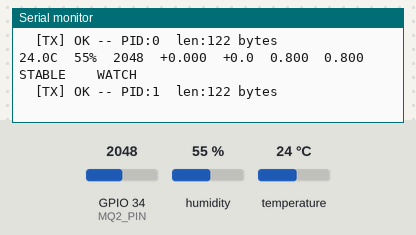
Recording of a sketch running on a simulated ESP32. Shown: the last lines printed to the serial monitor. Inputs (shaded band) come from the test bench; at power-on: GPIO 34 (MQ2_PIN) = 2048, humidity 55 %, temperature 24 °C. No radio packets arrive unless stated.

Above: at 13.9 s.
14.0 s: GPIO 34 (MQ2_PIN) set to 1228
At 16.6 s:
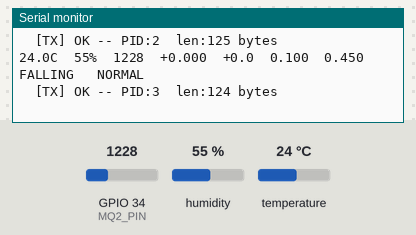
17.2 s: GPIO 34 (MQ2_PIN) set to 2040
At 19.2 s:
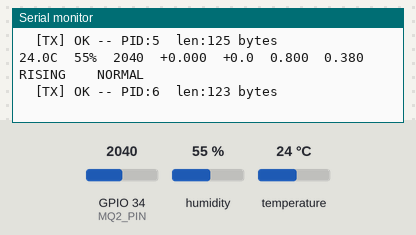
20.2 s: humidity set to 22 %
At 21.5 s:
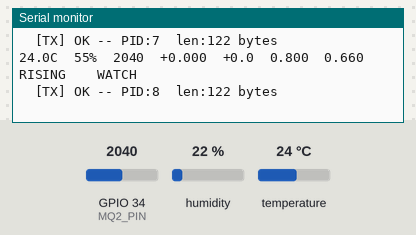
21.7 s: temperature set to 12 °C
At 23.1 s:
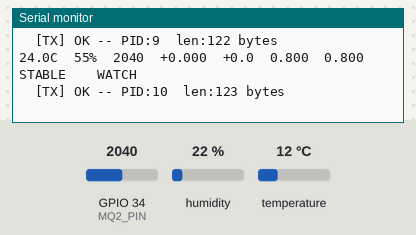
23.2 s: humidity set to 40 %
At 24.6 s:
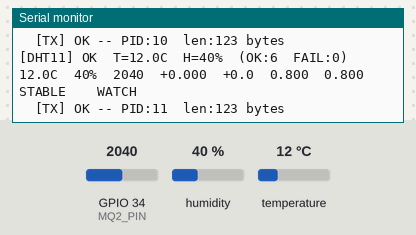
Timing chart, 0 to 25.7 s (numbered marks = the images above; inputs shaded):
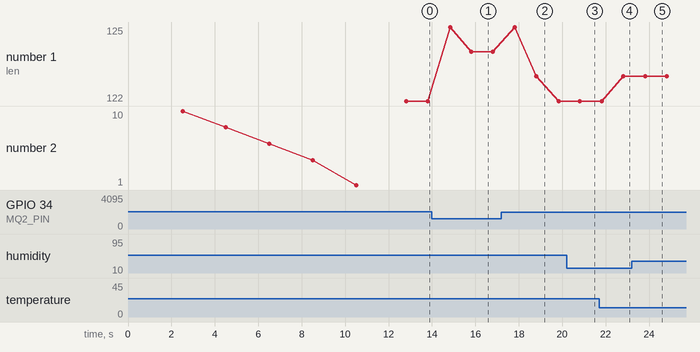

Measured:
- after the input at 14.0 s, the serial monitor: prints a new line after 0.77 s (image 1)
- after the input at 17.2 s, the serial monitor: prints a new line after 0.55 s (image 2)
- after the input at 23.2 s, the serial monitor: prints a new line after 0.57 s (image 5)
- plotted number 1: 122 → 124 after the input at 14.0 s, 124 → 122 after the input at 17.2 s

The sketch:

PyroWatch_NodeA.ino
```cpp
/*
  ============================================================
  PYROWATCH  --  NODE A
  ESP32 + DHT11 + MQ-2 + SX1278 RA-02 LoRa
  ============================================================
  Sketch folder (2 files):
    PyroWatch_NodeA.ino   <- this file
    model_data.h          <- empty placeholder (not used in heuristic mode)

  LIBRARIES  (Arduino IDE -> Tools -> Manage Libraries):
    1. DHT sensor library       by Adafruit
    2. Adafruit Unified Sensor  by Adafruit
    3. LoRa                     by Sandeep Mistry

  BOARD SETTINGS:
    Board            : ESP32 Dev Module
    Partition Scheme : Default 4MB with spiffs
    Upload Speed     : 921600
    CPU Frequency    : 240MHz

  WIRING:
    RA-02 VCC  -> 3.3V   (NEVER 5V!)     DHT11 S -> GPIO 4
    RA-02 GND  -> GND                    DHT11 + -> 5V (VIN)
    RA-02 SCK  -> GPIO 18                DHT11 - -> GND
    RA-02 MISO -> GPIO 19
    RA-02 MOSI -> GPIO 23    MQ-2 AOUT -> GPIO 34
    RA-02 NSS  -> GPIO 5     MQ-2 VCC  -> 5V (VIN)
    RA-02 RST  -> GPIO 14    MQ-2 GND  -> GND
    RA-02 DIO0 -> GPIO 26
    RA-02 ANT  -> 17.3 cm wire soldered to ANT pad (REQUIRED)
  ============================================================
*/

#include <SPI.h>
#include <LoRa.h>
#include <DHT.h>

// ============================================================
//  CONFIGURATION -- edit only this section
// ============================================================
#define NODE_ID           0          // Unique ID for this node

#define DHT_PIN           4
#define DHT_TYPE          DHT11

#define MQ2_PIN           34
#define MQ2_WARMUP_MS     10000UL    // 10s for testing | use 120000UL for production

#define LORA_SS           5
#define LORA_RST          14
#define LORA_DIO0         26
#define LORA_FREQ         433E6      // 433 MHz -- must match Node B exactly
#define LORA_SF           10
#define LORA_BW           125E3
#define LORA_CR           5
#define LORA_TX_POWER     17         // dBm

#define FIRE_THRESHOLD    0.75f
#define WATCH_THRESHOLD   0.50f
#define WINDOW_SIZE       5
#define LOOP_INTERVAL_MS  1000UL     // 1 Hz transmit rate

// ============================================================
//  GLOBALS
// ============================================================
DHT dht(DHT_PIN, DHT_TYPE);

static bool loraReady = false;

// Rolling probability smoothing window
static float        probWin[WINDOW_SIZE] = {0};
static int          winIdx    = 0;
static int          winFilled = 0;

// Sensor state (for rate-of-change)
static float         prevTemp  = NAN;
static float         prevHum   = NAN;
static float         prevMQ2   = 0.0f;
static unsigned long prevTime  = 0;
static unsigned long lastDhtMs = 0;   // DHT11 requires >= 2000ms between reads

// Packet counter and diagnostic counters
static uint32_t pktId        = 0;
static uint32_t dhtOkCount   = 0;
static uint32_t dhtFailCount = 0;

// ============================================================
//  FORWARD DECLARATIONS
// ============================================================
void   initLoRa();
bool   readSensors(float &t, float &h, float &m);
void   computeRates(float t, float m, unsigned long now, float &dT, float &dM);
float  doSmooth(float p);
String getTrend();
String getDecision(float sp);
void   txLoRa(float t, float h, float m, float dT, float dM,
              float rp, float sp, const String &tr, const String &st);
void   debugPrint(float t, float h, float m, float dT, float dM,
                  float rp, float sp, const String &tr, const String &st);

// ============================================================
//  SETUP
// ============================================================
void setup() {
  Serial.begin(115200);
  delay(500);

  Serial.println(F("\n================================================"));
  Serial.println(F("  PYROWATCH NODE A  --  STARTING"));
  Serial.println(F("  Heuristic Fire Detection + LoRa TX"));
  Serial.println(F("================================================"));

  // DHT11 stabilisation
  Serial.println(F("[DHT11] Stabilising 2 s..."));
  delay(2000);
  dht.begin();
  Serial.println(F("[DHT11] Ready."));

  // MQ-2 warm-up
  Serial.printf("[MQ-2] Warming up %lu s...\n", MQ2_WARMUP_MS / 1000UL);
  unsigned long ws = millis();
  while (millis() - ws < MQ2_WARMUP_MS) {
    unsigned long rem = (MQ2_WARMUP_MS - (millis() - ws)) / 1000UL;
    Serial.printf("[MQ-2]  %lu s remaining\r", rem);
    delay(2000);
  }
  Serial.println(F("\n[MQ-2] Warm-up done."));

  // LoRa
  initLoRa();

  // Seed previous readings
  float t, h, m;
  readSensors(t, h, m);
  prevTemp = t;
  prevMQ2  = m;
  prevTime = millis();

  // Ready banner
  Serial.println(F("\n[SYSTEM] Running.\n"));
  if (!loraReady) {
    Serial.println(F("[WARN] LoRa NOT ready -- packets will NOT be transmitted!"));
    Serial.println(F("       Check: VCC->3.3V | SCK->18 | MISO->19 | MOSI->23"));
    Serial.println(F("             NSS->5 | RST->14 | DIO0->26 | Antenna attached?"));
  }
  Serial.println(F("[INFO] Mode: Heuristic (prob=0.8 if MQ2>1500 or Temp>45, else 0.1)"));
  Serial.println();
  Serial.println(F("Temp   Hum   MQ2    dT/dt   dM/dt   RawP   SmP    Trend     Status"));
  Serial.println(F("---------------------------------------------------------------------"));
}

// ============================================================
//  LOOP  --  1 Hz
// ============================================================
void loop() {
  unsigned long now = millis();

  // 1. Read sensors
  float t, h, m;
  readSensors(t, h, m);

  // 2. Rate of change
  float dT, dM;
  computeRates(t, m, now, dT, dM);

  // 3. Heuristic fire probability
  float rawProb = (m > 1500.0f || t > 45.0f) ? 0.8f : 0.1f;

  // 4. Smooth + decide
  float  sp = doSmooth(rawProb);
  String tr = getTrend();
  String st = getDecision(sp);

  // 5. Output
  debugPrint(t, h, m, dT, dM, rawProb, sp, tr, st);
  txLoRa(t, h, m, dT, dM, rawProb, sp, tr, st);

  // 6. Update state
  prevTemp = t;
  prevMQ2  = m;
  prevTime = now;
  pktId++;

  // 7. Pace to 1 Hz
  unsigned long elapsed = millis() - now;
  if (elapsed < LOOP_INTERVAL_MS) delay(LOOP_INTERVAL_MS - elapsed);
}

// ============================================================
//  initLoRa
// ============================================================
void initLoRa() {
  Serial.println(F("[LoRa] Initialising SX1278 / RA-02..."));

  // Hardware reset sequence
  pinMode(LORA_RST, OUTPUT);
  digitalWrite(LORA_RST, LOW);  delay(20);
  digitalWrite(LORA_RST, HIGH); delay(150);

  LoRa.setPins(LORA_SS, LORA_RST, LORA_DIO0);

  bool ok = false;
  for (int i = 1; i <= 5 && !ok; i++) {
    Serial.printf("[LoRa] Attempt %d/5...\n", i);
    if (LoRa.begin(LORA_FREQ)) {
      ok = true;
    } else {
      digitalWrite(LORA_RST, LOW);  delay(20);
      digitalWrite(LORA_RST, HIGH); delay(200);
    }
  }

  if (!ok) {
    loraReady = false;
    Serial.println(F("[LoRa] FAILED -- TX will be skipped every loop."));
    Serial.println(F("       Check: VCC->3.3V | SPI wiring | Antenna attached"));
    return;
  }

  LoRa.setSpreadingFactor(LORA_SF);
  LoRa.setSignalBandwidth(LORA_BW);
  LoRa.setCodingRate4(LORA_CR);
  LoRa.setTxPower(LORA_TX_POWER);
  LoRa.enableCrc();
  // Node A is TX only -- no LoRa.receive() needed here

  loraReady = true;
  Serial.printf("[LoRa] OK -- %.0f MHz | SF%d | BW %.0f kHz | CR 4/%d | %d dBm\n",
    LORA_FREQ / 1e6, LORA_SF, LORA_BW / 1e3, LORA_CR, LORA_TX_POWER);
}

// ============================================================
//  readSensors
//  DHT11 minimum read interval: 2000 ms
//  Falls back to last valid reading on failure
// ============================================================
bool readSensors(float &t, float &h, float &m) {
  unsigned long now = millis();

  if (now - lastDhtMs >= 2000UL) {
    lastDhtMs = now;

    float rawT = dht.readTemperature();
    float rawH = dht.readHumidity();

    bool valid = !isnan(rawT) && !isnan(rawH)
                 && rawT > -10.0f && rawT < 85.0f
                 && rawH >=   0.0f && rawH <= 100.0f;

    if (valid) {
      prevTemp = rawT;
      prevHum  = rawH;
      dhtOkCount++;
      Serial.printf("[DHT11] OK  T=%.1fC  H=%.0f%%  (OK:%lu  FAIL:%lu)\n",
                    rawT, rawH, dhtOkCount, dhtFailCount);
    } else {
      dhtFailCount++;
      Serial.printf("[DHT11] FAIL  rawT=%s  rawH=%s  (OK:%lu  FAIL:%lu)\n",
                    isnan(rawT) ? "NaN" : String(rawT, 1).c_str(),
                    isnan(rawH) ? "NaN" : String(rawH, 1).c_str(),
                    dhtOkCount, dhtFailCount);
      if (dhtFailCount == 1) {
        Serial.println(F("  Hint: DHT11 S->GPIO4 | +->5V(VIN) | -->GND"));
        Serial.println(F("  Bare 4-pin module? Add 10k pull-up between DATA and VCC."));
      }
    }
  }

  // Return last valid values (or safe defaults on very first call)
  t = isnan(prevTemp) ? 25.0f : prevTemp;
  h = isnan(prevHum)  ? 50.0f : prevHum;
  m = (float)analogRead(MQ2_PIN);   // 0-4095 (12-bit ADC)
  return true;
}

// ============================================================
//  computeRates
// ============================================================
void computeRates(float t, float m, unsigned long now,
                  float &dT, float &dM) {
  float dt = (float)(now - prevTime) / 1000.0f;
  if (dt < 0.001f) dt = 1.0f;   // guard against div-by-zero on first call

  if (isnan(prevTemp)) {
    dT = 0.0f;
    dM = 0.0f;
  } else {
    dT = (t - prevTemp) / dt;
    dM = (m - prevMQ2 ) / dt;
  }
}

// ============================================================
//  doSmooth  --  rolling mean
// ============================================================
float doSmooth(float p) {
  probWin[winIdx] = p;
  winIdx = (winIdx + 1) % WINDOW_SIZE;
  if (winFilled < WINDOW_SIZE) winFilled++;

  float s = 0.0f;
  for (int i = 0; i < winFilled; i++) s += probWin[i];
  return s / (float)winFilled;
}

// ============================================================
//  getTrend
// ============================================================
String getTrend() {
  if (winFilled < 2) return F("STABLE");

  int rises = 0, falls = 0;
  int oldest = (winFilled == WINDOW_SIZE) ? winIdx : 0;
  float prev = probWin[oldest % WINDOW_SIZE];

  for (int i = 1; i < winFilled; i++) {
    float cur = probWin[(oldest + i) % WINDOW_SIZE];
    if      (cur > prev + 0.01f) rises++;
    else if (cur < prev - 0.01f) falls++;
    prev = cur;
  }

  if (rises > falls) return F("RISING");
  if (falls > rises) return F("FALLING");
  return F("STABLE");
}

// ============================================================
//  getDecision
// ============================================================
String getDecision(float sp) {
  String tr = getTrend();
  if (sp > FIRE_THRESHOLD && tr == F("RISING")) return F("FIRE ALERT");
  if (sp > WATCH_THRESHOLD)                     return F("WATCH");
  return F("NORMAL");
}

// ============================================================
//  txLoRa  --  build and transmit one LoRa packet
// ============================================================
void txLoRa(float t, float h, float m, float dT, float dM,
            float rp, float sp, const String &tr, const String &st) {

  if (!loraReady) {
    Serial.println(F("  [TX] SKIP -- LoRa not ready"));
    return;
  }

  // Packet format -- must match extractField() keys in Node B exactly
  char pkt[220];
  int len = snprintf(pkt, sizeof(pkt),
    "NID:%d,PID:%lu,TS:%lu,"
    "TEMP:%.2f,HUM:%.1f,MQ2:%.0f,"
    "TROC:%+.3f,MROC:%+.1f,"
    "RAWP:%.4f,SMTHP:%.4f,"
    "TREND:%s,STATUS:%s",
    NODE_ID,
    (unsigned long)pktId,
    (unsigned long)millis(),
    t, h, m,
    dT, dM,
    rp, sp,
    tr.c_str(),
    st.c_str()
  );

  if (len <= 0 || len >= (int)sizeof(pkt)) {
    Serial.println(F("  [TX] ERROR -- packet build failed"));
    return;
  }

  if (!LoRa.beginPacket()) {
    Serial.println(F("  [TX] ERROR -- LoRa busy (beginPacket returned 0)"));
    return;
  }

  LoRa.print(pkt);
  LoRa.endPacket();   // blocking -- waits until TX is fully done

  Serial.printf("  [TX] OK -- PID:%lu  len:%d bytes\n",
                (unsigned long)pktId, len);
}

// ============================================================
//  debugPrint  --  one-line telemetry row in Serial Monitor
// ============================================================
void debugPrint(float t, float h, float m, float dT, float dM,
                float rp, float sp, const String &tr, const String &st) {
  Serial.printf(
    "%.1fC  %.0f%%  %.0f  %+.3f  %+.1f  %.3f  %.3f  %-8s  %s\n",
    t, h, m, dT, dM, rp, sp, tr.c_str(), st.c_str()
  );
}
```
